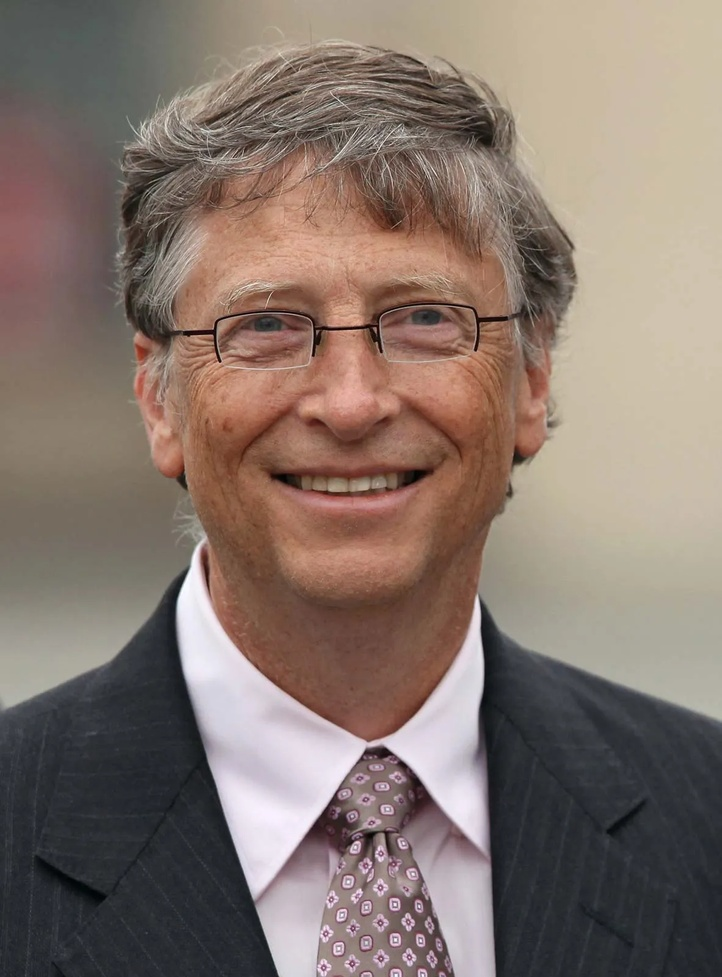
#> input picture FacialRecognition/BillGates.jpg, 722 x 977 px, shrunk from 1182 x 1600 before the run, given in place of the camera
$ python LiveFacialRecognition.py
#> lines starting #> are read from the running program, lines starting #| are printed output that depends on the picture; after the words box and inside, x2 and y2 are one past the last pixel; in counts of white or black regions, pixels touching at a corner belong together
import cv2
import os

casecasdeFile = os.path.join(os.getcwd(), "haarcascade_frontalface_default.xml")
detect = cv2.CascadeClassifier(casecasdeFile)

#Connects to camera
#For image move file into directory and add the file name instead of the 0
inputimage = cv2.VideoCapture(0)

if not inputimage.isOpened():
    print("Error: Could not open webcam.")

while True:
    #This method checks to see if there is an input image and if there is then returns the image size and a boolean value of if the image is there
    res, img = inputimage.read()
#> img is the input picture: shape (977, 722, 3); mean B, G, R 108.1, 116.9, 133.1

    #We now convert the img to grayscale
    gray = cv2.cvtColor(img,cv2.COLOR_BGR2GRAY)
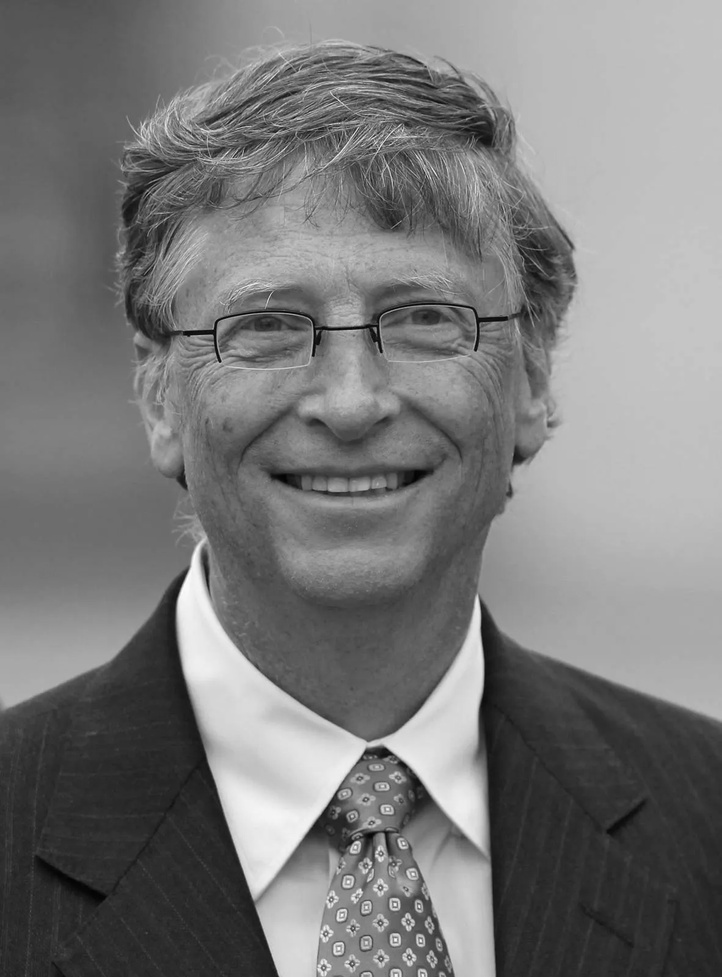
#> gray: shape (977, 722); min 3, max 255, mean 120.8

    #We can also apply a histogram to reduce the contrast of the image
    gray = cv2.equalizeHist(gray)
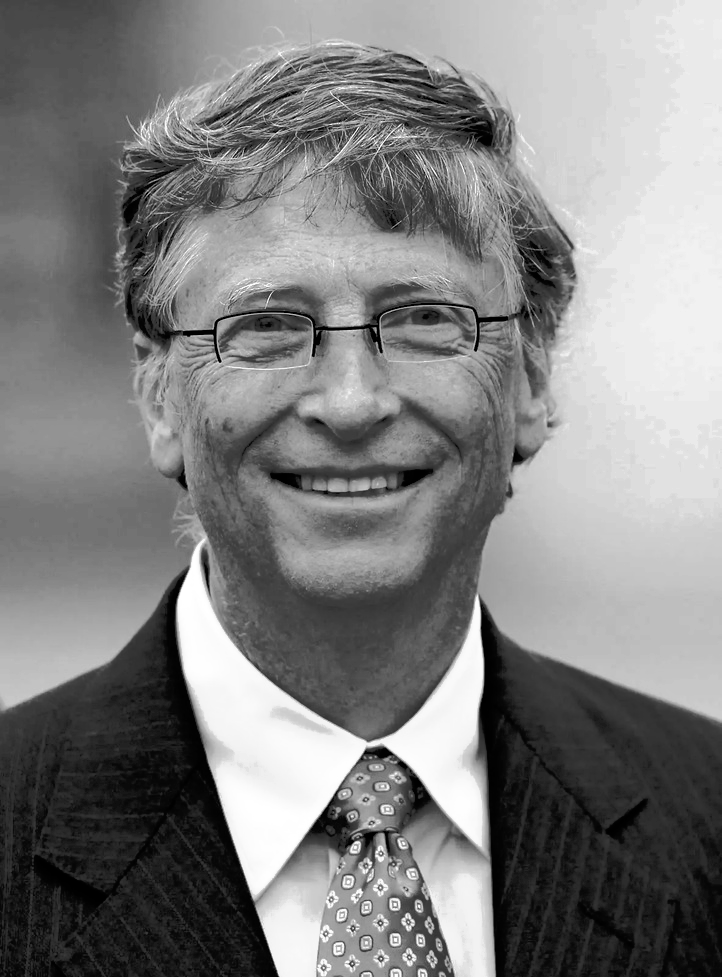
#> gray: shape (977, 722); min 0, max 255, mean 128.4

    #method finds the x,y coordinates of the face
    #the way these coordinates work is by finding the bottom left coordinates of the face and using w and h to mark the other points to make the box
    faces = detect.detectMultiScale(gray, scaleFactor=1.1, minNeighbors=5, minSize=(30, 30), flags=cv2.CASCADE_SCALE_IMAGE)
#> faces = [[126, 161, 426, 426]]


    for(x,y,w,h) in faces:
        cv2.rectangle(img, (x, y), (x+w, y+h), (22.4, 100, 7.8), 2)
#> this loop made 1 pass
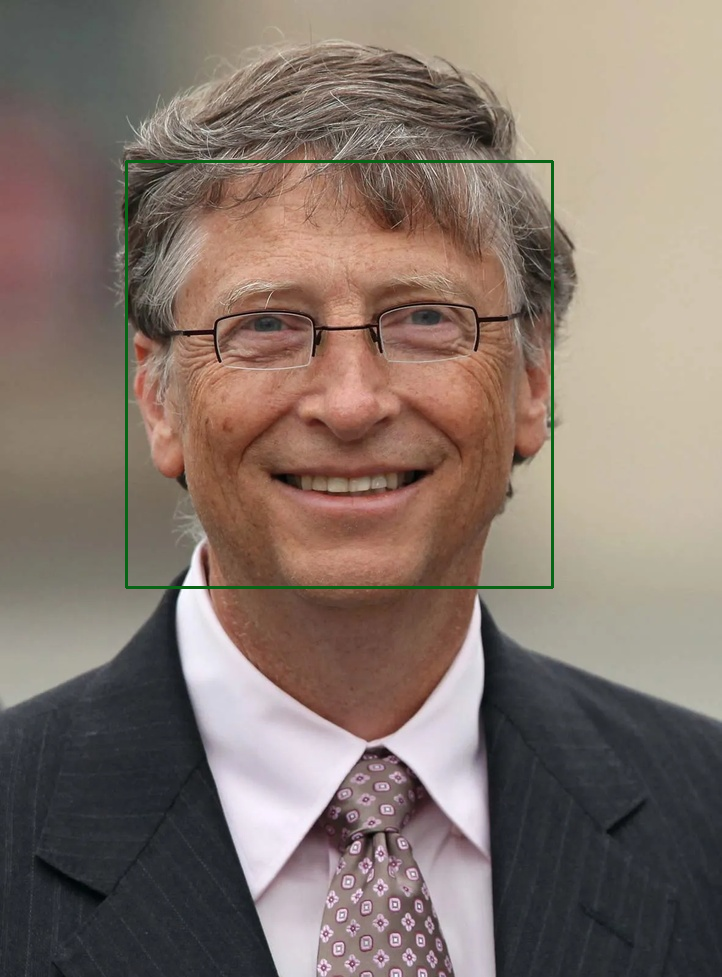
#> img: shape (977, 722, 3); 0.72% of pixels changed, all inside (x1, y1, x2, y2) = (125, 160, 554, 589)

    cv2.imshow("Test", img)

    #Needed for the code at all times as it terminates the program
    if cv2.waitKey(1) & 0xFF == ord('q'):
#> (key q is pressed here)
        break

inputimage.release()
cv2.destroyAllWindows()

$ run again, on FacialRecognition/JeremyLin.jpg
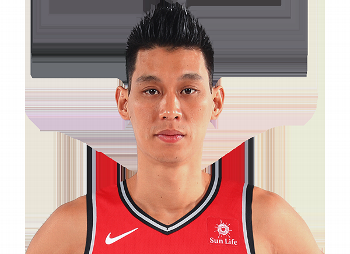
#> input picture FacialRecognition/JeremyLin.jpg, 350 x 254 px, given in place of the camera
#> img is the input picture: shape (254, 350, 3); mean B, G, R 149.6, 156.5, 190.9
#> `gray = cv2.equalizeHist(gray)`:
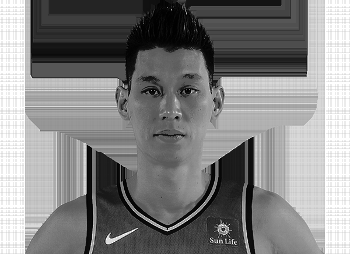
#> gray: shape (254, 350); min 0, max 255, mean 129.6
#> faces = [[115, 47, 110, 110]]
#> the loop `for(x,y,w,h) in faces:` made 1 pass
#> after the loop `for(x,y,w,h) in faces:`:
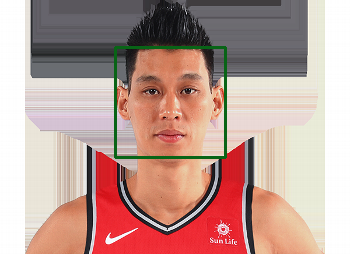
#> img: shape (254, 350, 3); 1.48% of pixels changed, all inside (x1, y1, x2, y2) = (114, 46, 227, 159)

$ run again, on FacialRecognition/JimiHendrix,.jpg
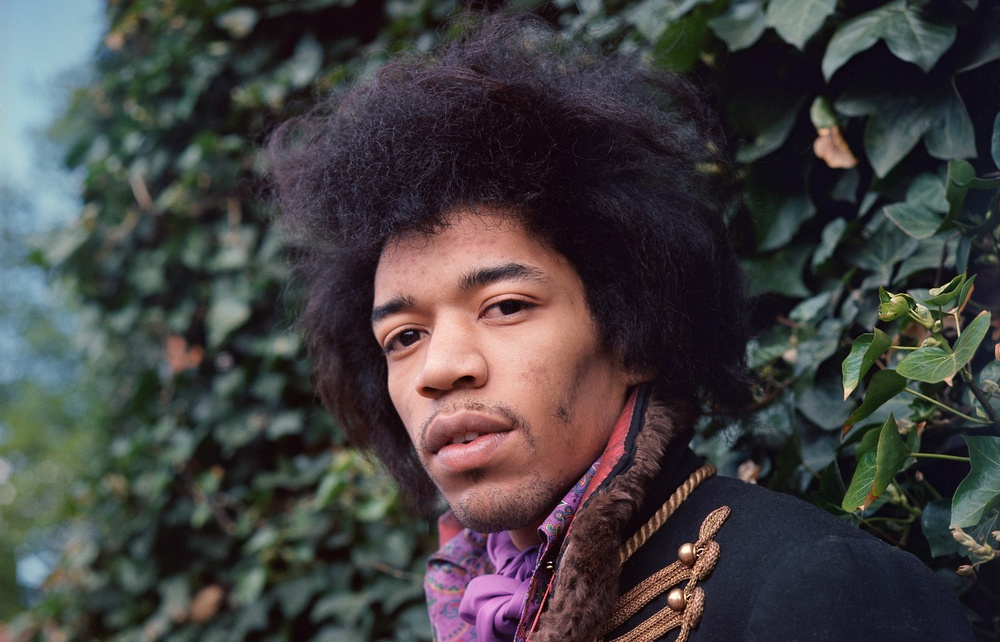
#> input picture FacialRecognition/JimiHendrix,.jpg, 1000 x 642 px, shrunk from 2000 x 1285 before the run, given in place of the camera
#> img is the input picture: shape (642, 1000, 3); mean B, G, R 65.6, 65.3, 67.4
#> `gray = cv2.equalizeHist(gray)`:
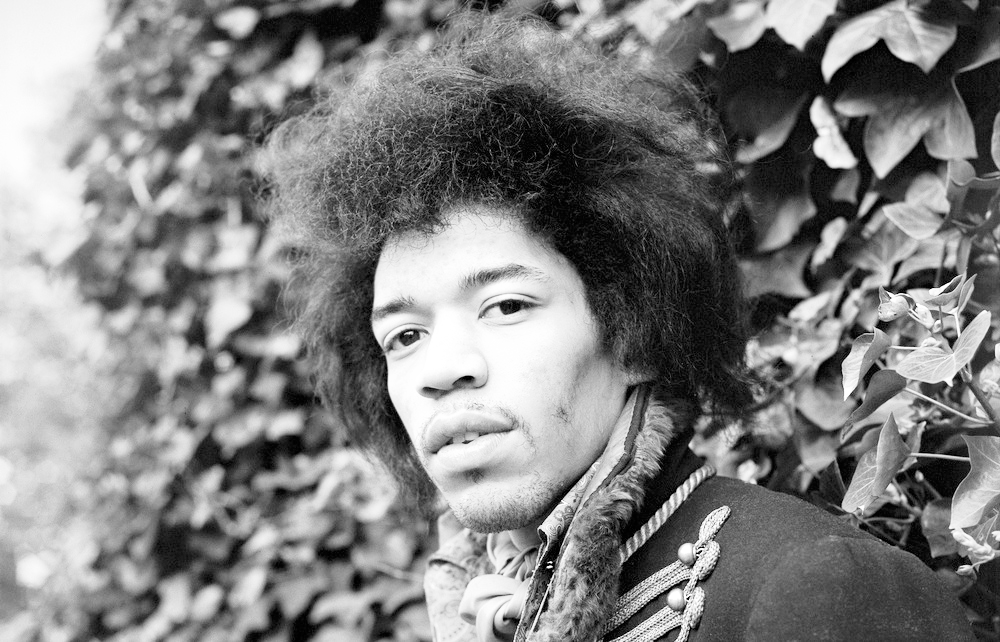
#> gray: shape (642, 1000); min 0, max 255, mean 128.5
#> faces = [[551, 559, 60, 60], [330, 212, 269, 269]]
#> the loop `for(x,y,w,h) in faces:` made 2 passes
#> after the loop `for(x,y,w,h) in faces:`:
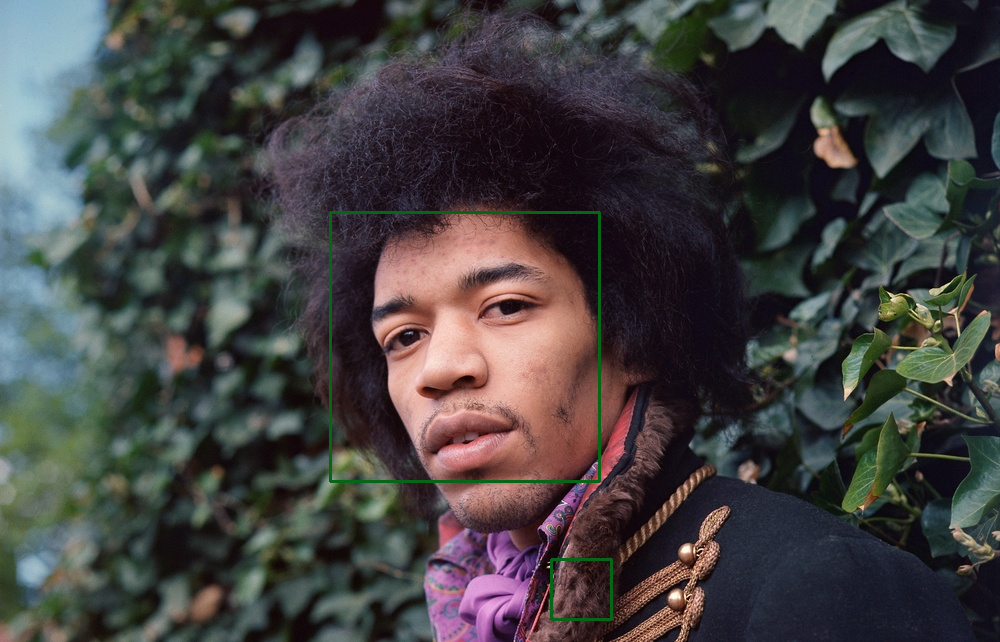
#> img: shape (642, 1000, 3); 0.61% of pixels changed, all inside (x1, y1, x2, y2) = (329, 211, 613, 621)
